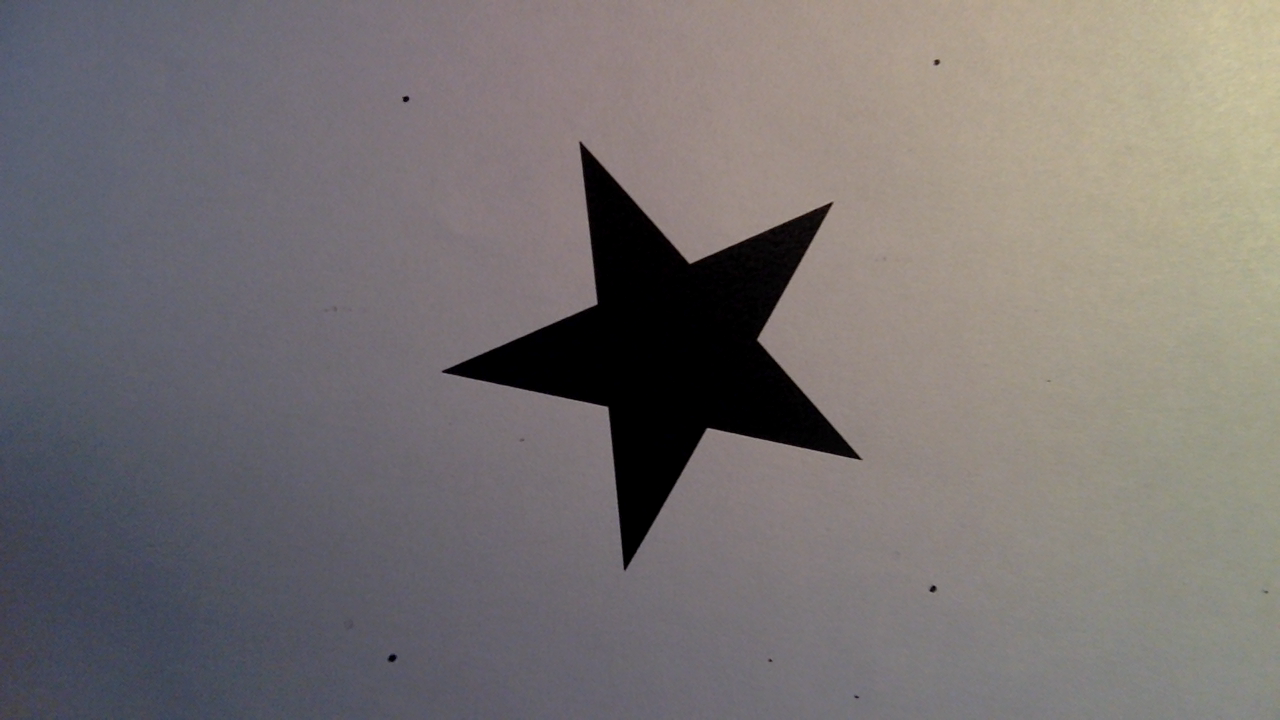
#> input picture shapes/estrella/59602653255951.png, 1280 x 720 px; its folder holds only this picture in this run
$ python -i MomHU.py   (imports and definitions only)
#> lines starting #> are read from the running program, lines starting #| are printed output that depends on the picture; after the words box and inside, x2 and y2 are one past the last pixel; in counts of white or black regions, pixels touching at a corner belong together
import cv2 as cv
import csv
import glob
import numpy as npy
from math import copysign, log10


def momentos_hu(nombre):
    # abro la imagen 'nombre'
#> called with nombre = 'shapes/estrella/59602653255951.png'
    image = cv.imread(nombre)
#> image is the input picture: shape (720, 1280, 3); mean B, G, R 113.8, 114.2, 119.4
    gray = cv.cvtColor(image, cv.COLOR_RGB2GRAY)
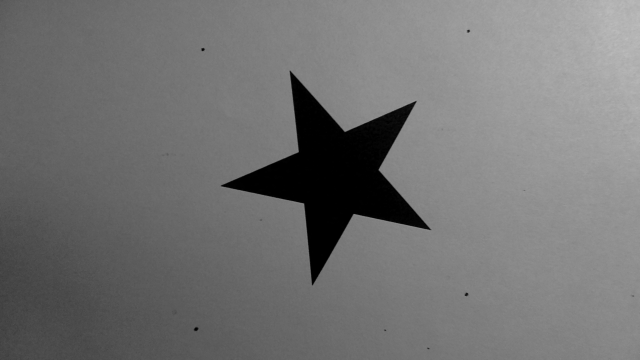
#> gray: shape (720, 1280) (shown at 1/2 size); min 0, max 193, mean 114.7

    # le aplico un threshold adaptativo y la invierto
    bin = cv.adaptiveThreshold(gray, 255, cv.ADAPTIVE_THRESH_GAUSSIAN_C, cv.THRESH_BINARY, 67, 2)
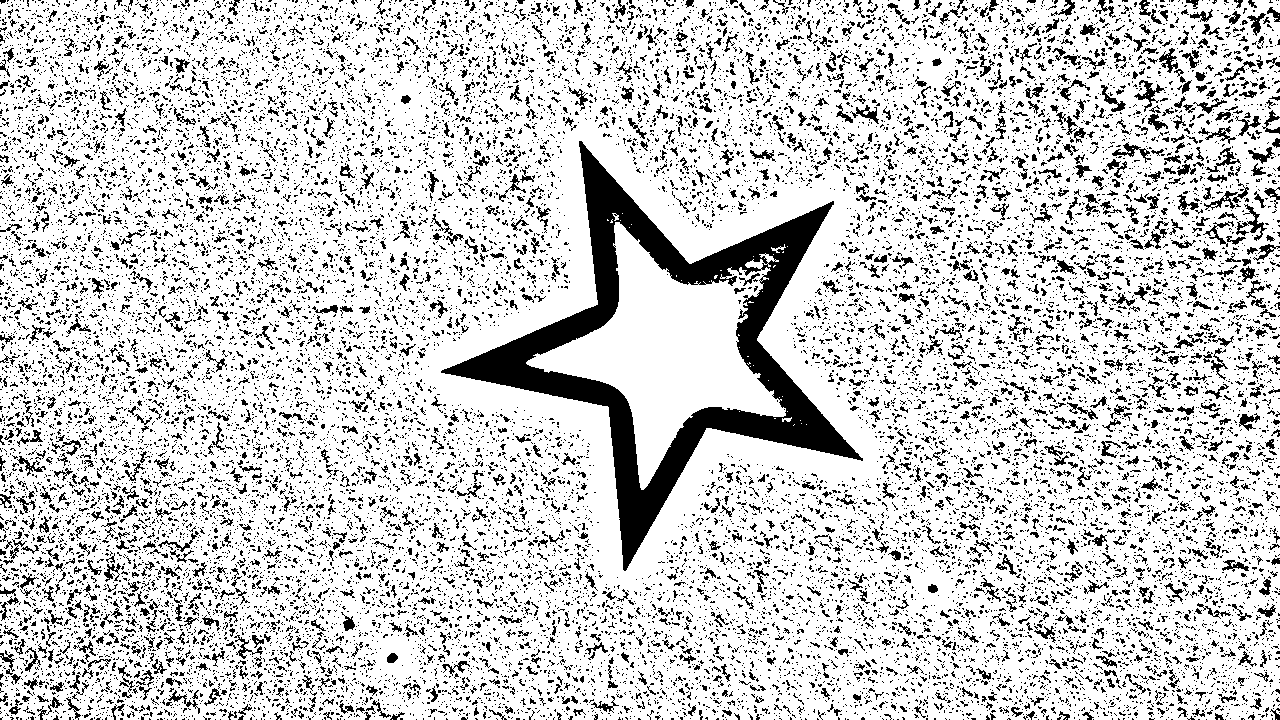
#> bin: shape (720, 1280); 80.8% white; 20192 black regions (18377 under 20 px), largest, box (x1, y1, x2, y2) and area: (441, 141, 863, 571) 31662, (1236, 204, 1267, 241) 315, (1134, 80, 1165, 112) 271
    bin = 255 - bin

    # Le aplico las operaciones morphologicas para sacar ruido
    kernel = cv.getStructuringElement(cv.MORPH_ELLIPSE, (7, 7))
    opening = cv.morphologyEx(bin, cv.MORPH_OPEN, kernel)
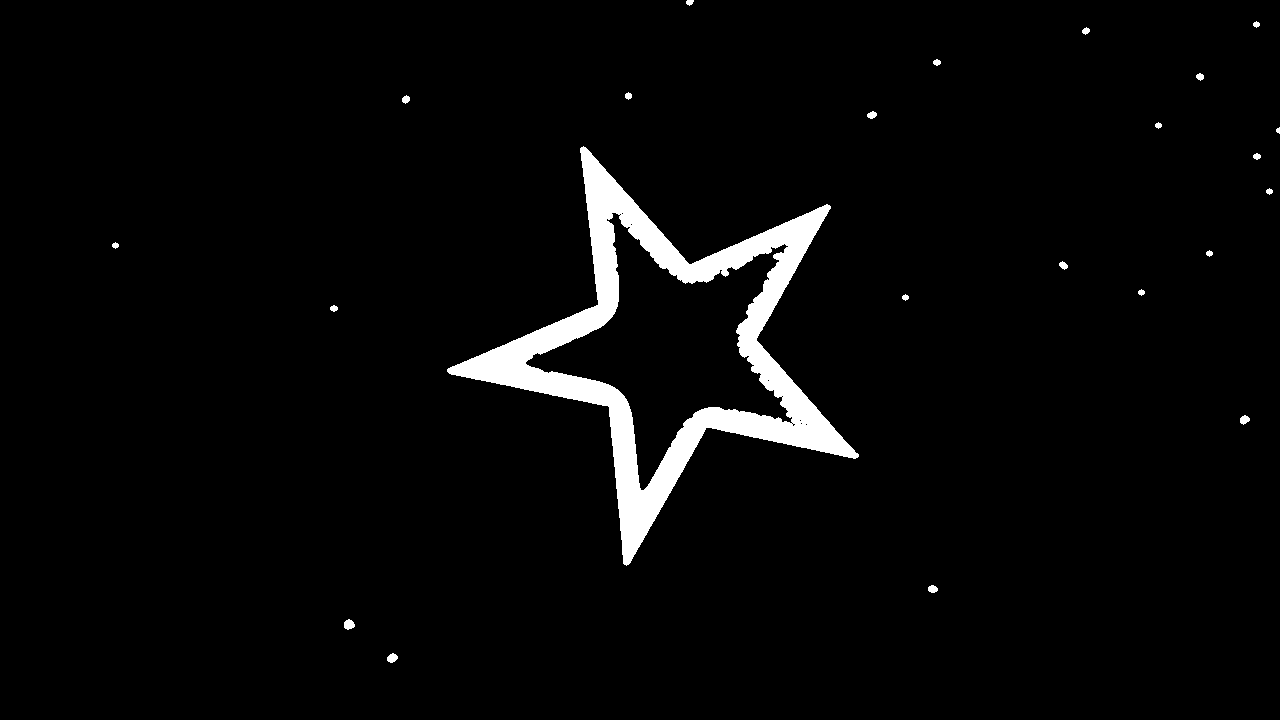
#> opening: shape (720, 1280); 3.4% white; 23 white regions, largest, box (x1, y1, x2, y2) and area: (447, 146, 859, 566) 30647, (344, 619, 355, 630) 88, (387, 653, 398, 663) 77
    closing = cv.morphologyEx(opening, cv.MORPH_CLOSE, kernel)
#> closing: shape (720, 1280); 3.5% white; 23 white regions

    # Saco los contrnos y busco el mayor
    contornos, _ = cv.findContours(closing, cv.RETR_TREE, cv.CHAIN_APPROX_SIMPLE)
#> contornos = 24 contours, 1 with area under 20; largest, box (x1, y1, x2, y2) and area: (447, 146, 859, 566) 56496, (526, 215, 788, 490) 26731, (344, 619, 355, 630) 73, (387, 653, 398, 663) 64, (1240, 415, 1250, 425) 55
    contmax = max(contornos, key=cv.contourArea)
#> contmax = contour of 752 points, box (x1, y1, x2, y2) (447, 146, 859, 566), area 56496

    # Calculo los momentos y momentos de hu y los paso a una ecala ams amnejable
    momentos = cv.moments(contmax)
#> momentos = moments, m00 56496, centre m10/m00, m01/m00 = (668.5, 348.8)
    momentoshu = cv.HuMoments(momentos)
#> momentoshu = [0.216, 1.78e-06, 1.52e-06, 3.33e-06, 7.33e-12, -3.42e-09, 1.53e-12]
    for n in range(0, 6):
        momentoshu[n] = -1*copysign(1.0, momentoshu[n])*log10(abs(momentoshu[n]))
#> after the loop, momentoshu = [0.665, 5.75, 5.82, 5.48, 11.14, -8.47, 1.53e-12]

    # Devuelvo los momentos de hu de esa foto
    return momentoshu


# [21 lines left out: functions escribir_momentoshu, generar_mom_hu, not called in this run]

>>> result = momentos_hu('shapes/estrella/59602653255951.png')
#> result = [0.665, 5.75, 5.82, 5.48, 11.14, -8.47, 1.53e-12]

$ run again, on shapes/estrella/59672513950306.png
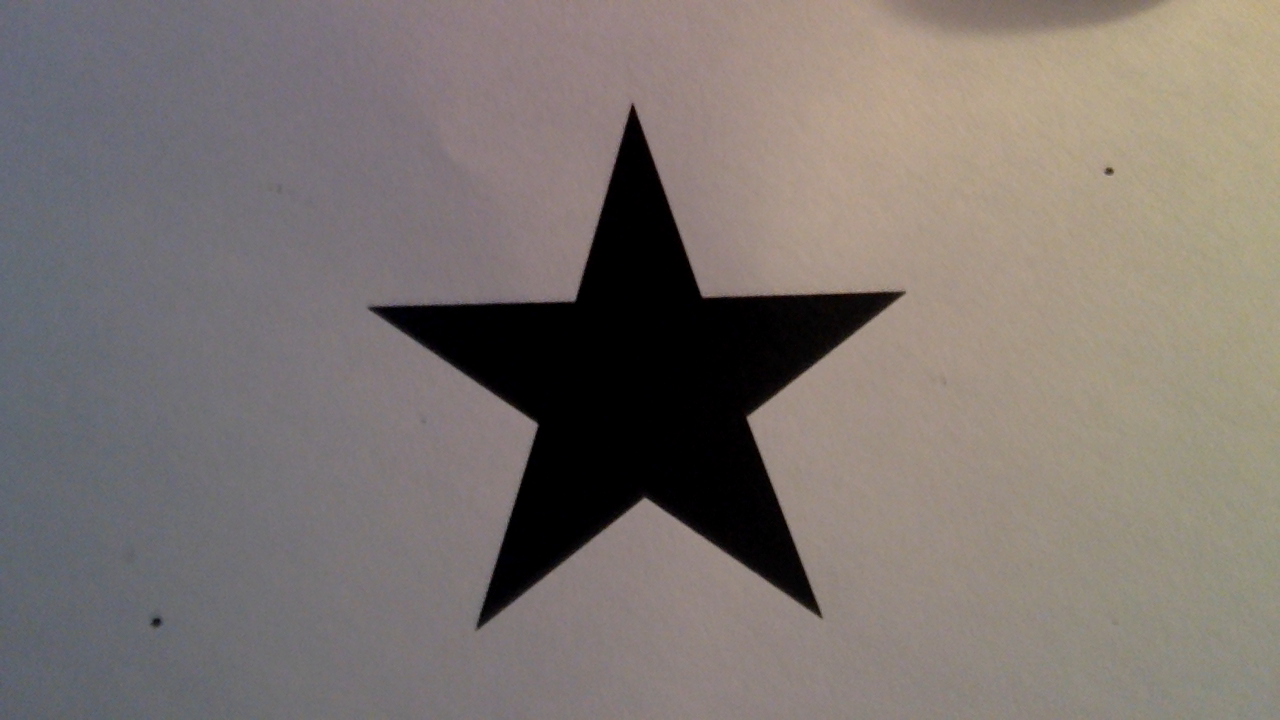
#> input picture shapes/estrella/59672513950306.png, 1280 x 720 px
#> in momentos_hu, image is the input picture: shape (720, 1280, 3); mean B, G, R 112.7, 117, 125.2
#> in momentos_hu, `bin = cv.adaptiveThreshold(gray, 255, cv.ADAPTIVE_THRESH_GAUSSIAN_C, c..`:
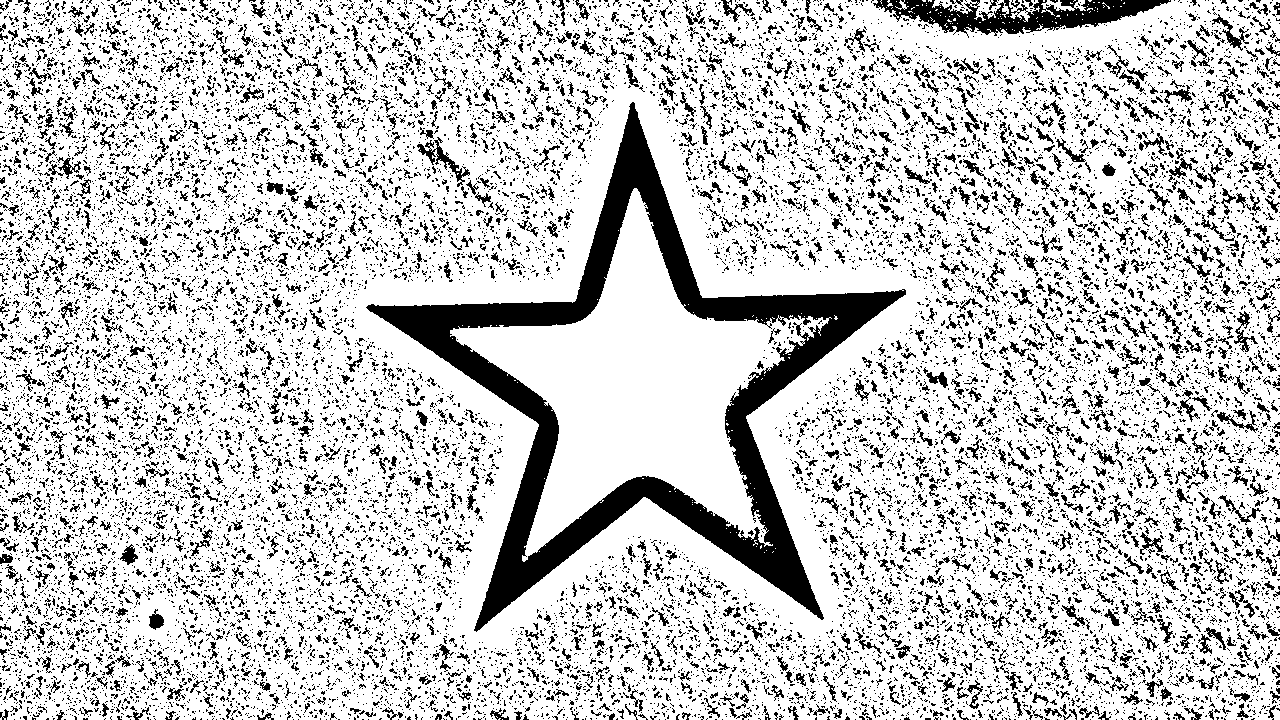
#> bin: shape (720, 1280); 79.2% white; 19508 black regions (17739 under 20 px), largest, box (x1, y1, x2, y2) and area: (366, 102, 906, 632) 43282, (873, 0, 1171, 38) 5099, (417, 137, 470, 187) 546
#> in momentos_hu, `opening = cv.morphologyEx(bin, cv.MORPH_OPEN, kernel)`:
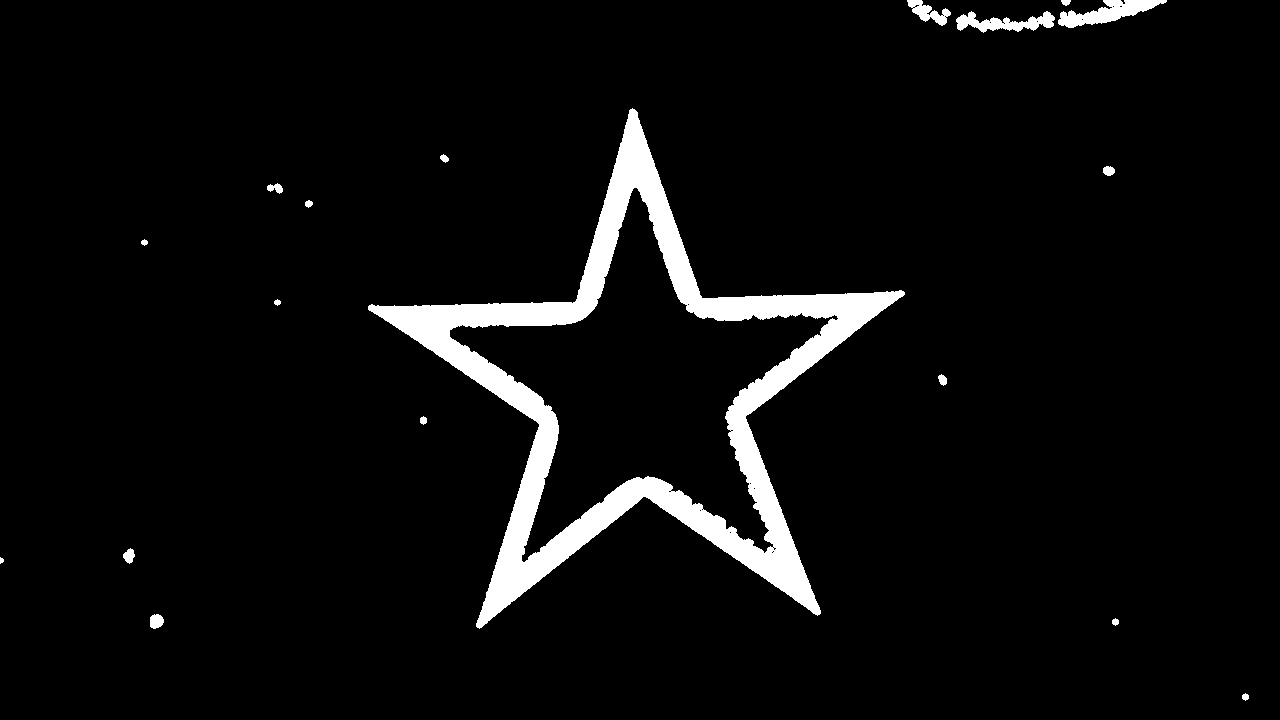
#> opening: shape (720, 1280); 5% white; 18 white regions, largest, box (x1, y1, x2, y2) and area: (368, 108, 905, 629) 41833, (1058, 0, 1167, 28) 1416, (956, 11, 1055, 33) 1061
#> closing: shape (720, 1280); 5% white; 17 white regions
#> contornos = 18 contours, 1 with area under 20; largest, box (x1, y1, x2, y2) and area: (368, 108, 905, 629) 91534, (449, 188, 829, 557) 51052, (956, 0, 1167, 33) 2391, (907, 0, 951, 26) 504, (150, 614, 164, 629) 145
#> contmax = contour of 966 points, box (x1, y1, x2, y2) (368, 108, 905, 629), area 91534
#> momentos = moments, m00 91534.5, centre m10/m00, m01/m00 = (640.2, 389.9)
#> in momentos_hu, `momentoshu = cv.HuMoments(momentos)`: momentoshu = [0.219, 5.24e-06, 4.93e-06, 1.91e-06, -3.49e-12, 2.31e-09, 4.71e-12]
#> after the loop in momentos_hu, `for n in range(0, 6):`: momentoshu = [0.66, 5.28, 5.31, 5.72, -11.46, 8.64, 4.71e-12]

$ run again, on shapes/estrella/59675722489583.png
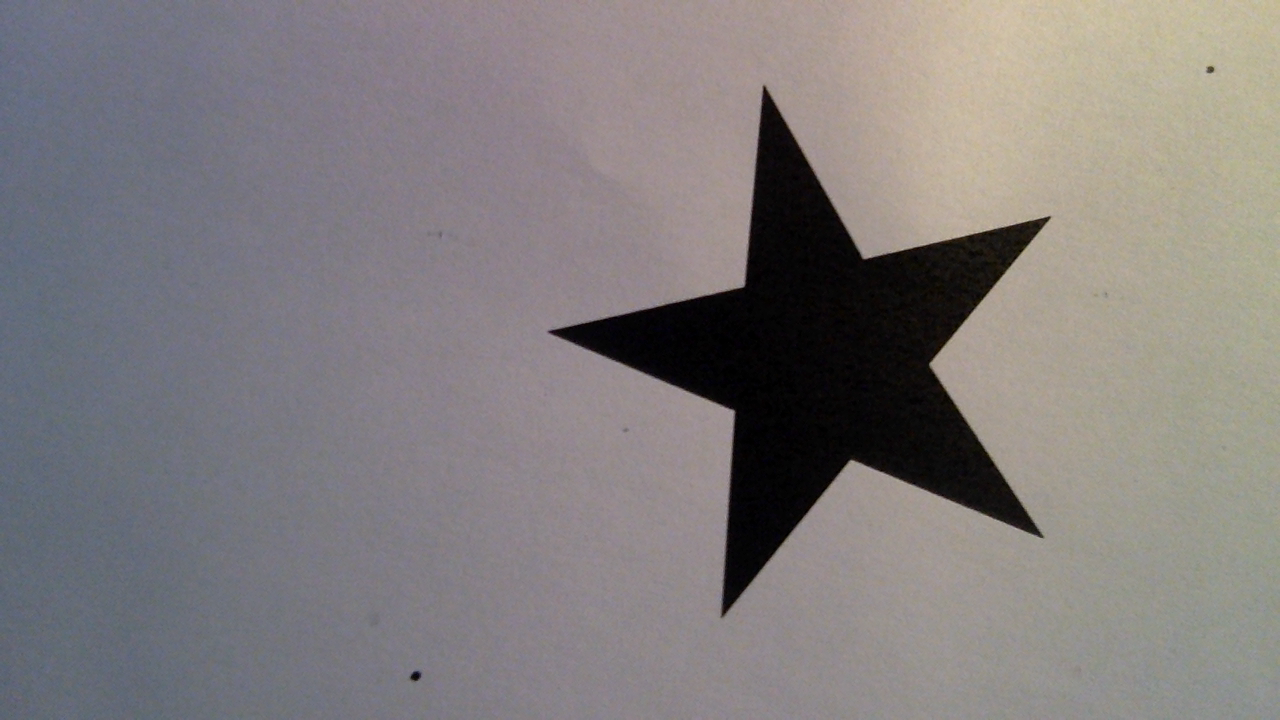
#> input picture shapes/estrella/59675722489583.png, 1280 x 720 px
#> in momentos_hu, image is the input picture: shape (720, 1280, 3); mean B, G, R 125.4, 125.1, 129.8
#> in momentos_hu, `bin = cv.adaptiveThreshold(gray, 255, cv.ADAPTIVE_THRESH_GAUSSIAN_C, c..`:
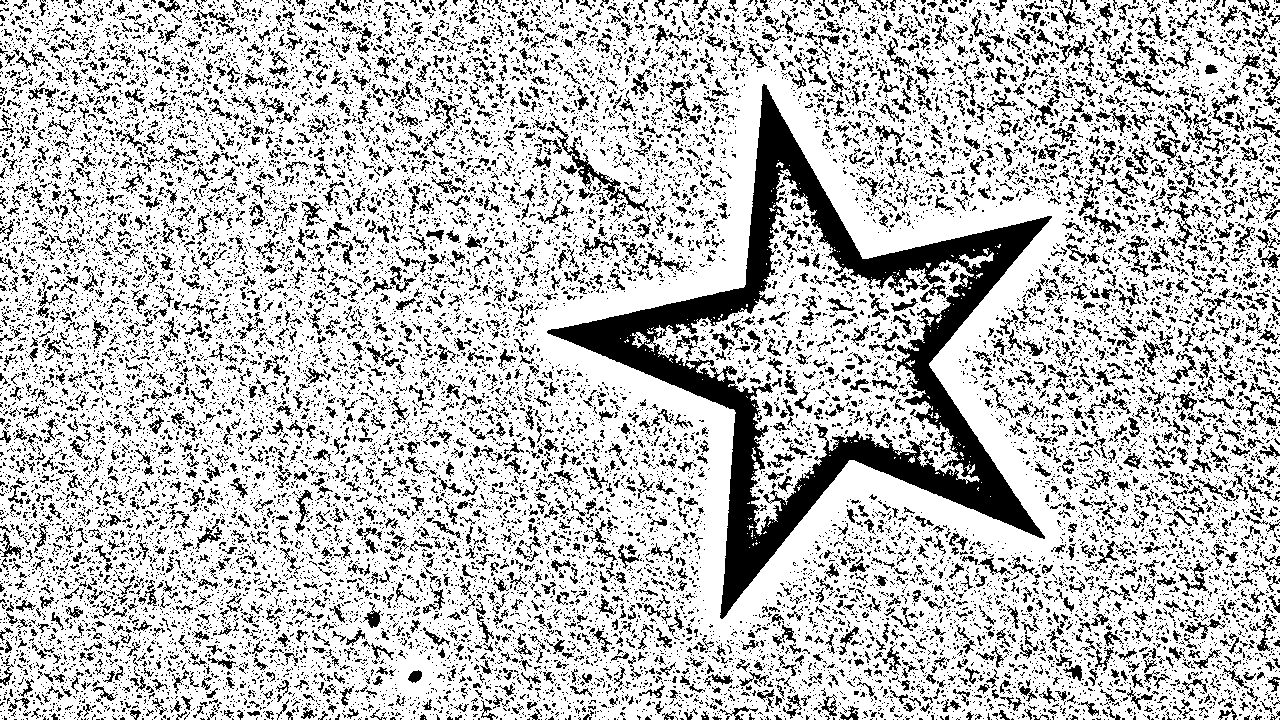
#> bin: shape (720, 1280); 74.8% white; 20141 black regions (17566 under 20 px), largest, box (x1, y1, x2, y2) and area: (547, 84, 1052, 619) 43662, (550, 121, 650, 214) 1003, (1212, 94, 1245, 132) 326
#> in momentos_hu, `opening = cv.morphologyEx(bin, cv.MORPH_OPEN, kernel)`:
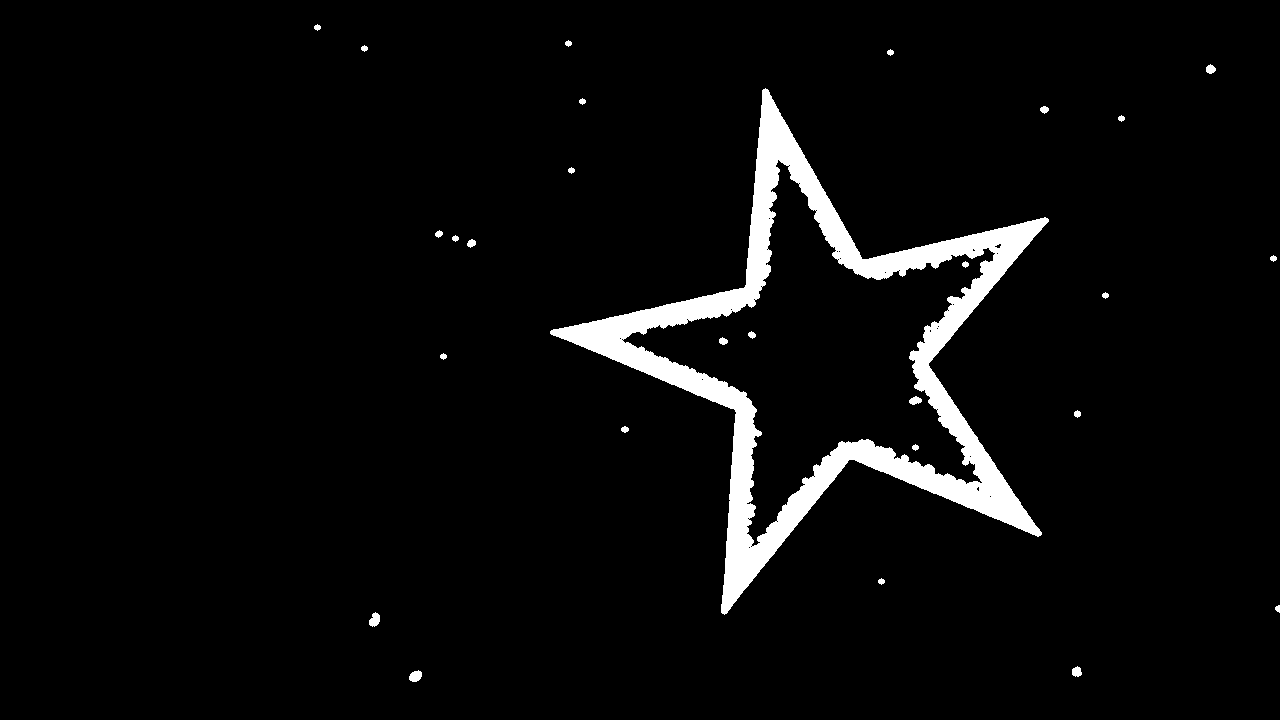
#> opening: shape (720, 1280); 4.2% white; 28 white regions, largest, box (x1, y1, x2, y2) and area: (550, 88, 1049, 615) 37675, (369, 612, 380, 627) 115, (409, 670, 422, 682) 115
#> closing: shape (720, 1280); 4.3% white; 27 white regions
#> contornos = 28 contours, 1 with area under 20; largest, box (x1, y1, x2, y2) and area: (550, 88, 1049, 615) 85222, (625, 161, 994, 540) 48630, (369, 612, 380, 627) 98, (409, 670, 422, 682) 98, (1072, 666, 1082, 677) 67
#> contmax = contour of 908 points, box (x1, y1, x2, y2) (550, 88, 1049, 615), area 85222
#> momentos = moments, m00 85222.5, centre m10/m00, m01/m00 = (823.4, 358.1)
#> in momentos_hu, `momentoshu = cv.HuMoments(momentos)`: momentoshu = [0.218, 5.05e-05, 1.56e-05, 1.35e-06, -3.62e-12, -1.99e-09, 5.07e-12]
#> after the loop in momentos_hu, `for n in range(0, 6):`: momentoshu = [0.661, 4.3, 4.81, 5.87, -11.44, -8.7, 5.07e-12]
